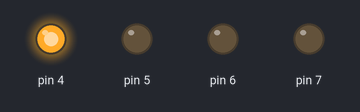
Simulated run of this sketch. Board: Arduino Uno, built with avr-gcc and run on an emulated ATmega328P. On the bench: output pins drawn as LEDs (lit = HIGH).

Above: at 0.05 s.
At 0.55 s:
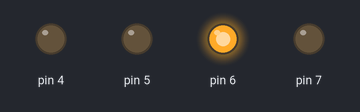
At 1.45 s:
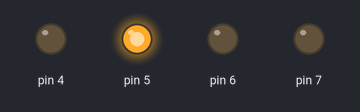
At 2.8 s:
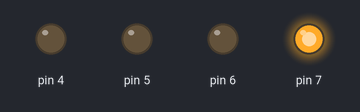
Timing chart, 0 to 3.1 s (numbered marks = the images above):
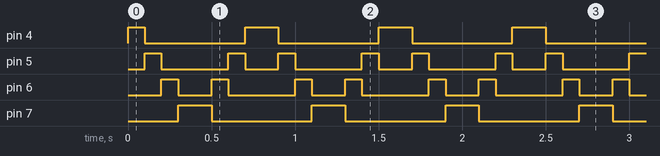

Measured:
- by itself, pin 4: repeats every 0.80 s: LOW 0.60 s, HIGH 0.20 s
- by itself, pin 5: repeats every 0.80 s: LOW 0.40 s, HIGH 0.10 s, LOW 0.20 s, HIGH 0.10 s
- by itself, pin 6: repeats every 0.80 s: LOW 0.20 s, HIGH 0.10 s, LOW 0.40 s, HIGH 0.10 s
- by itself, pin 7: alternates HIGH for 0.20 s and LOW for 0.60 s

The sketch:

4-LED_Bouncing_Example.ino
```cpp
void setup() {
  // initialize digital pin LED_BUILTIN as an output.
  Serial.begin(9600);
  pinMode(4, OUTPUT);
  pinMode(5, OUTPUT);
  pinMode(6, OUTPUT);
  pinMode(7, OUTPUT);
}

// the loop function runs over and over again forever
void loop() {
  //Flashes the pins from 4 to 7 in order
  for(int i = 4; i < 8; i++)
  {
    digitalWrite(i, HIGH);
    delay(100);
    digitalWrite(i, LOW);
  }
  //Flashes the pins from 7 to 4 in order
  for(int j = 7; j > 3; j--)
  {
    digitalWrite(j, HIGH);
    delay(100);
    digitalWrite(j, LOW);
  }

}
```
